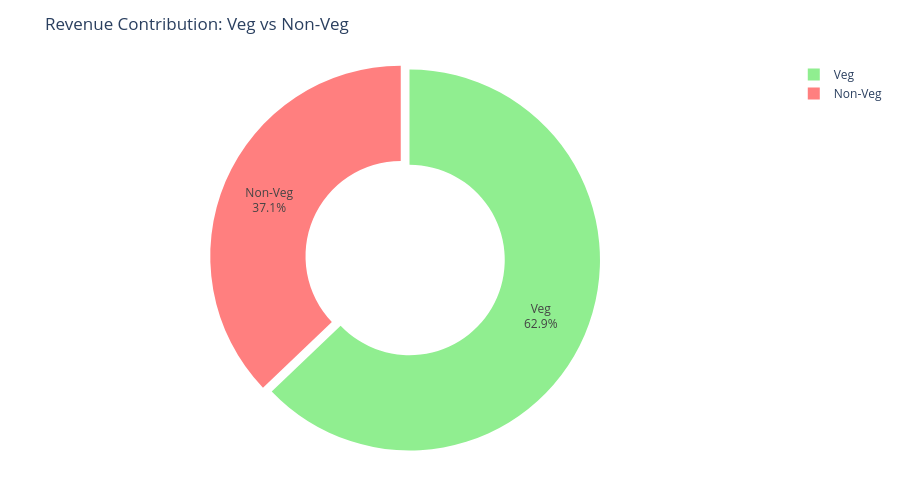

Here is the notebook cell this chart was saved with:
### Code cell
fig = px.pie(
    food_revenue,
    values="Price (INR)",
    names="Food Category",
    hole=0.5,
    title="Revenue Contribution: Veg vs Non-Veg",
    color="Food Category",
    color_discrete_sequence=["#FF7F7F","#90EE90"]
)
fig.update_traces(
    textinfo="percent+label",
    pull=[0.05,0]
)
fig.update_layout(
    height=500,
    margin=dict(t=60, b=40, l=40, r=40)
)
fig.show()

### Figure 1 — Plotly figure (JSON) as saved in the notebook; plotly's stock layout.template omitted (floating-point values rounded to 4 significant figures)
{"data": [{"customdata": [["Non-Veg"], ["Veg"]], "domain": {"x": [0, 1], "y": [0, 1]}, "hole": 0.5, "hovertemplate": "Food Category=%{customdata[0]}<br>Price (INR)=%{value}<extra></extra>", "labels": ["Non-Veg", "Veg"], "legendgroup": "", "marker": {"colors": ["#FF7F7F", "#90EE90"]}, "name": "", "pull": [0.05, 0], "showlegend": true, "textinfo": "percent+label", "type": "pie", "values": [19680000.0, 33330000.0]}], "layout": {"height": 500, "legend": {"tracegroupgap": 0}, "margin": {"b": 40, "l": 40, "r": 40, "t": 60}, "piecolorway": ["#FF7F7F", "#90EE90"], "title": {"text": "Revenue Contribution: Veg vs Non-Veg"}}}
